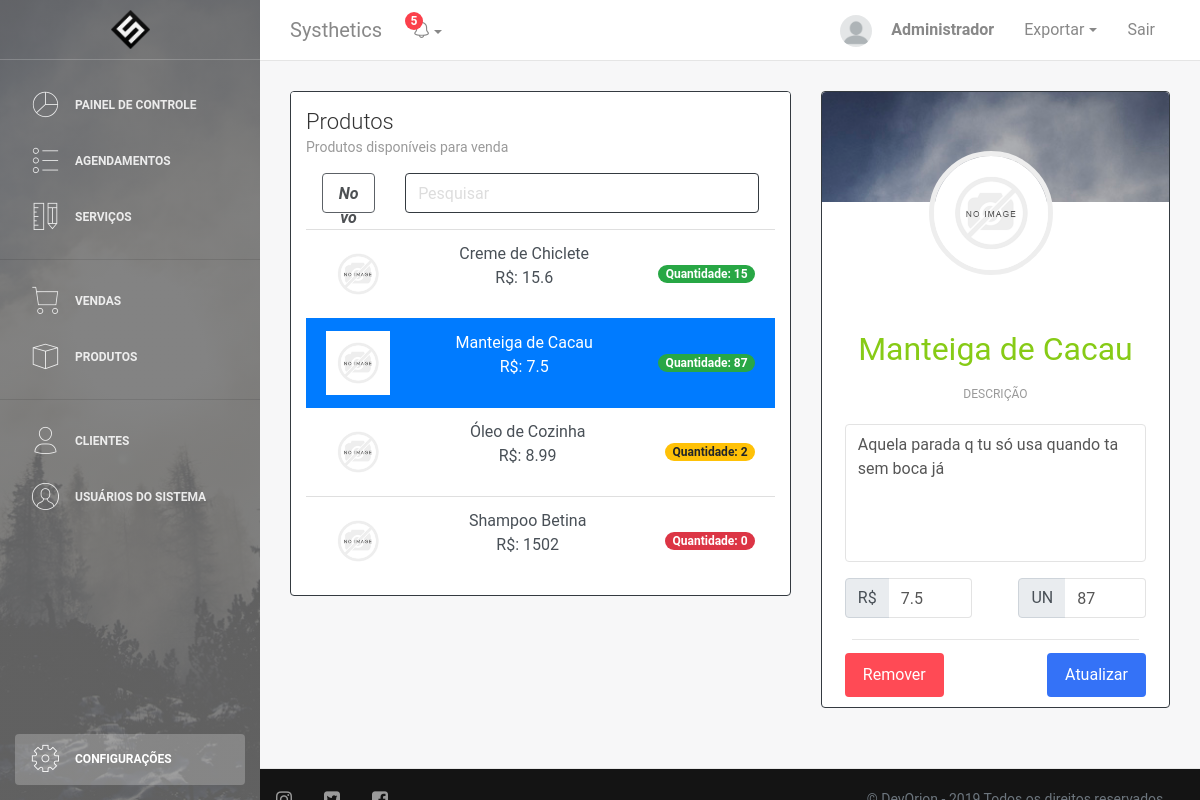
Page /produtos.php?id=2 (signed in) on the earlier database version.
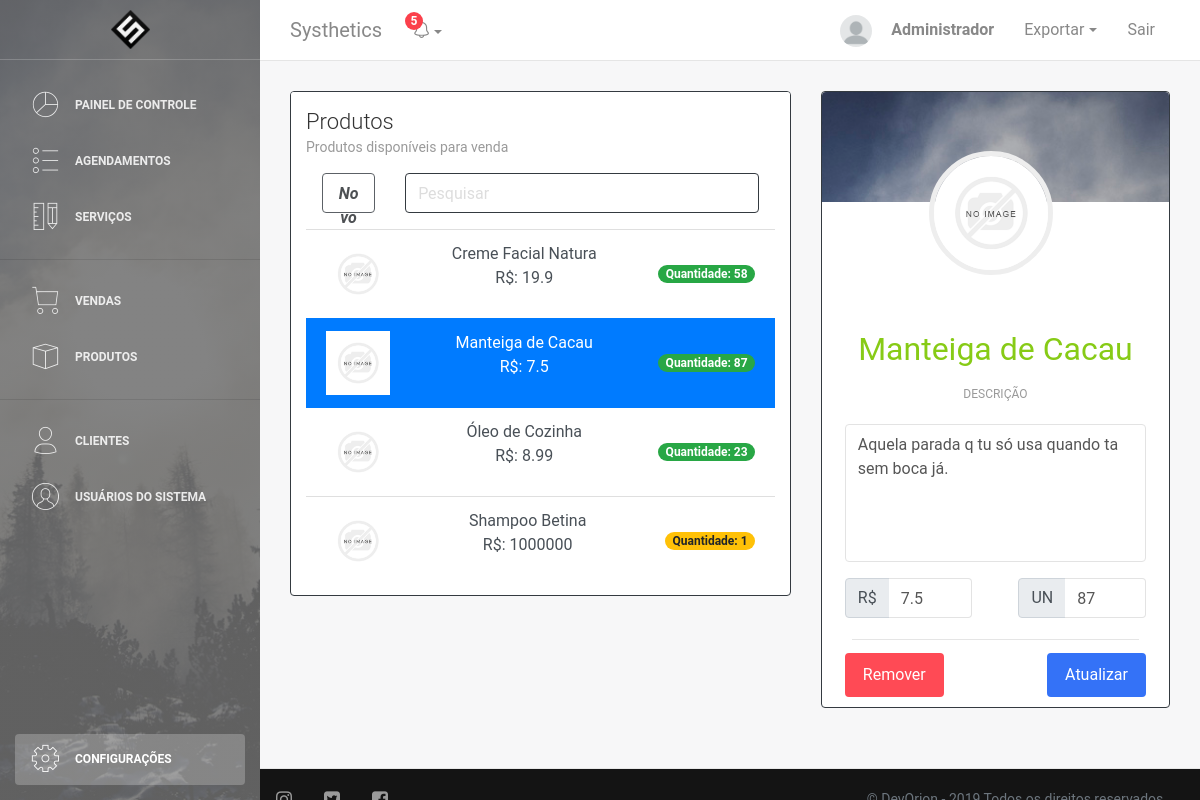
Same page on the later database version.
### tables this page shows
CREATE TABLE IF NOT EXISTS Produto (
	id INT AUTO_INCREMENT UNIQUE,
	nome VARCHAR(128) NOT NULL,
	descricao VARCHAR(512),
	preco DOUBLE NOT NULL,
	quantidade DOUBLE DEFAULT 0,
	foto VARCHAR(256) DEFAULT "img/produto/default.png",
	PRIMARY KEY(id)
);

### DAO/produtoDAO.php (called while the page is built, shortened)
<?php
    require("conn.php");
    class ProdutoDAO{
        function listar($busca){
            $conexao = conectar();
            $busca = "%" . $busca . "%";
            $query = "SELECT * FROM Produto WHERE UPPER(nome) LIKE UPPER(?);";
            $stmt = mysqli_prepare($conexao,$query);
            mysqli_stmt_bind_param($stmt,"s",$busca);
            $resultado = executar_SQL($conexao,$stmt);
            return lerResultado($resultado);
        }
        function get($id){
            $conexao = conectar();
            $query = "SELECT id, nome, descricao, preco, quantidade, foto FROM Produto WHERE id = ?;";
            $stmt = mysqli_prepare($conexao,$query);
            mysqli_stmt_bind_param($stmt,"i",$id);
            $resultado = executar_SQL($conexao,$stmt);
            return lerResultado($resultado)[0];
        }
    }
?>

### DAO/conn.php (called while the page is built, shortened)
<?php
if(!function_exists('executar_SQL')){
    function executar_SQL($conexao, $stmt){
        mysqli_stmt_execute($stmt) or die("Falha ao executar a consulta: " . $stmt->error);
        $resultado = mysqli_stmt_get_result($stmt);
        return $resultado;
    }
}
if(!function_exists('lerResultado')){
    function lerResultado($resultado){
        $arrayResultado = [];
        for($i=0;$i<mysqli_num_rows($resultado);$i++){
            $arrayResultado[$i] = mysqli_fetch_assoc($resultado);
        }
        return $arrayResultado;
    }
}
?>

### produtos.php (the view, shortened to what the changed rows need)
<!DOCTYPE html>
<html lang="pt-br">
<head>
    <link rel="stylesheet" href="https://maxcdn.bootstrapcdn.com/font-awesome/latest/css/font-awesome.min.css" />
    <link href="css/bootstrap.min.css" rel="stylesheet"/>
    <link href="css/light-bootstrap-dashboard.css" rel="stylesheet" />
    <link href="css/dashboard-style.css" rel="stylesheet" />
    <link href="css/user.css" rel="stylesheet" type="text/css" >
    <?php require "DAO/produtoDAO.php";
        $produtoDAO = new ProdutoDAO();
        $busca = "";
        $produtos = $produtoDAO->listar($busca);
        if(isset($_GET['id'])){
            $prodView = $produtoDAO->get($_GET['id']);
        }
    ?>
</head>
<body onload=" <?php if(isset($_GET['msg'])) { echo "demo.showNotification('top','center', '$mensagem', '$icon', '$colortype');"; } ?> ">
    <?php require_once "php/printMenu.php"?>
    <div class="main-panel">
        <div class="content">
            <div class="container-fluid">
                <div class="row">
                    <div class="col-md-7">
                            <div class="card border border-dark">
                                <div class="card-body">
                                    <div class="list-group list-group-flush">
                                        <?php
                                        if(count($produtos) != 0){
                                            foreach($produtos as $produto){
                                                ?>
                                                <a href="produtos.php?id=<?php echo $produto['id'];?>" class="list-group-item text-center d-flex justify-content-between align-items-center list-group-item-action <?php if($produto['id'] == $prodView['id']){ echo "active";}?>">
                                                    <img class="pic"src="<?php echo $produto['foto']; ?>" width="64" height="64">
                                                    <p>
                                                        <?php echo $produto['nome']; ?><br>
                                                        <span> R$: <?php echo $produto['preco']; ?></span>
                                                    </p>
                                                    <span class="badge <?php if ($produto['quantidade'] <= 0) { echo 'badge-danger';}elseif($produto['quantidade'] <= 10){echo 'badge-warning';}else{ echo 'badge-success';}?> badge-pill">Quantidade: <?php echo $produto['quantidade'];?></span>
                                                </a>
                                            <?php
                                            }
                                        }
                                        ?>
                                    </div>
                                </div>
                            </div>
                        </div>
                        <div class="col-md-5">
                            <div class="card card-user border border-dark">
                                <div class="card-body">
                                    <div class="author">
                                        <form id="formImagem" name="formImagem" action="php/atualizarImagemProduto.php" method="POST" enctype="multipart/form-data">
                                            <label for="imagem">
                                                <p class="mt-1">
                                                    <img class="avatar pic border-gray imgperfil" src="<?php echo $prodView['foto'] ;?>" alt="profile">
                                                </p>
                                            </label>
                                        </form>
                                        <form id="formAtualizaProduto" name="formAtualizaProduto" action="php/atualizarProduto.php" method="POST">
                                            <div class="row">
                                                <div class="col mx-2 ">
                                                  <input type="productname" class="text-success form-control inpt borderless" id="nome" name="nome" value="<?php echo $prodView['nome'] ;?>" required>
                                                </div>
                                              </div>
                                              <div class="row">
                                                <div class="col mx-2 text- mt-3">
                                                    <label for="descricao">Descrição</label>
                                                    <textarea class="form-control desc my-3" rows="5" name="descricao" id="descricao"><?php echo $prodView['descricao'];?> </textarea>
                                                </div>
                                              </div>
                                                <div class="row">
                                                  <div class="col mx-2">
                                                        <div class="input-group mb-3">
                                                            <div class="input-group-prepend">
                                                                <span class="input-group-text" id="basic-addon1">R$</span>
                                                            </div>
                                                            <input name="preco" id="preco" type="number" step="any" class="form-control" min="0" placeholder="2019,99" value="<?php echo $prodView['preco'] ;?>">
                                                        </div>
                                                  </div>
                                                  <div class="col mx-2">
                                                      <div class="input-group mb-3 ">
                                                            <div class="input-group-prepend">
                                                                <span class="input-group-text" id="basic-addon1">UN</span>
                                                            </div>
                                                            <input name="quantidade" id="quantidade" type="number" min="0" class="form-control" value="<?php echo $prodView['quantidade'] ;?>">
                                                        </div>
                                                  </div>
                                                </div>
                                        </form>
                                    </div>
                                </div>
                            </div>
                        </div>
                </div>
        </div>
        </div>
        </div>
        </div>
</body>
</html>

Differences in the rows shown:
changed produto: nome "Creme de Chiclete" → "Creme Facial Natura"; preco "15.6" → "19.9"; quantidade "15" → "58"
changed produto "Manteiga de Cacau": descricao "Aquela parada q tu só usa quando ta sem boca já" → "Aquela parada q tu só usa quando ta sem boca já."
changed produto "Óleo de Cozinha": quantidade "2" → "23"
changed produto "Shampoo Betina": preco "1502" → "1000000"; quantidade "0" → "1"
